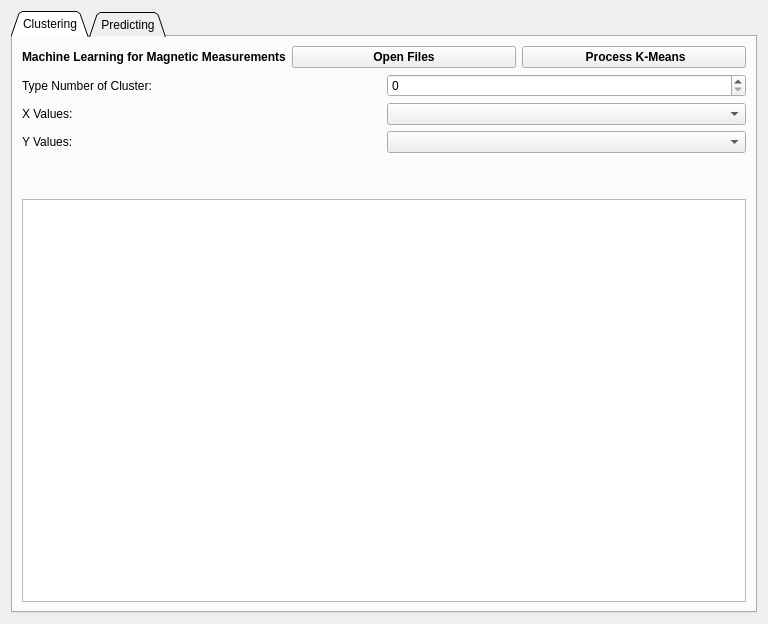
<?xml version="1.0" encoding="UTF-8"?>
<ui version="4.0">
 <class>Machine_Learn_Interface</class>
 <widget class="QWidget" name="Machine_Learn_Interface">
  <property name="geometry">
   <rect>
    <x>0</x>
    <y>0</y>
    <width>768</width>
    <height>624</height>
   </rect>
  </property>
  <property name="sizePolicy">
   <sizepolicy hsizetype="Preferred" vsizetype="Preferred">
    <horstretch>0</horstretch>
    <verstretch>0</verstretch>
   </sizepolicy>
  </property>
  <property name="windowTitle">
   <string>Machine Learn Interface</string>
  </property>
  <property name="windowIcon">
   <iconset resource="resouce_ml.qrc">
    <normaloff>:/images/resource/cropped-Brain-Tool-Icon-2.png</normaloff>:/images/resource/cropped-Brain-Tool-Icon-2.png</iconset>
  </property>
  <layout class="QGridLayout" name="gridLayout_2">
   <item row="1" column="0">
    <widget class="QTabWidget" name="tabWidget">
     <property name="tabShape">
      <enum>QTabWidget::Triangular</enum>
     </property>
     <property name="currentIndex">
      <number>0</number>
     </property>
     <widget class="QWidget" name="Tab">
      <attribute name="title">
       <string>Clustering</string>
      </attribute>
      <layout class="QVBoxLayout" name="verticalLayout_3">
       <item>
        <layout class="QVBoxLayout" name="verticalLayout_2">
         <item>
          <layout class="QVBoxLayout" name="verticalLayout">
           <item>
            <layout class="QHBoxLayout" name="horizontalLayout_2">
             <item>
              <widget class="QLabel" name="label">
               <property name="font">
                <font>
                 <pointsize>9</pointsize>
                 <weight>75</weight>
                 <italic>false</italic>
                 <bold>true</bold>
                </font>
               </property>
               <property name="text">
                <string>Machine Learning for Magnetic Measurements</string>
               </property>
              </widget>
             </item>
             <item>
              <widget class="QPushButton" name="pb_openfiles">
               <property name="font">
                <font>
                 <weight>75</weight>
                 <bold>true</bold>
                </font>
               </property>
               <property name="text">
                <string>Open Files</string>
               </property>
               <property name="icon">
                <iconset resource="resouce_ml.qrc">
                 <normaloff>:/images/resource/file_add.png</normaloff>:/images/resource/file_add.png</iconset>
               </property>
              </widget>
             </item>
             <item>
              <widget class="QPushButton" name="pb_kmeans">
               <property name="font">
                <font>
                 <weight>75</weight>
                 <bold>true</bold>
                </font>
               </property>
               <property name="text">
                <string> Process K-Means</string>
               </property>
               <property name="icon">
                <iconset resource="resouce_ml.qrc">
                 <normaloff>:/images/resource/cluster.png</normaloff>:/images/resource/cluster.png</iconset>
               </property>
              </widget>
             </item>
            </layout>
           </item>
           <item>
            <layout class="QHBoxLayout" name="horizontalLayout">
             <item>
              <widget class="QLabel" name="label_2">
               <property name="text">
                <string>Type Number of Cluster:</string>
               </property>
              </widget>
             </item>
             <item>
              <widget class="QSpinBox" name="sb_cluster_number"/>
             </item>
            </layout>
           </item>
          </layout>
         </item>
         <item>
          <layout class="QGridLayout" name="gridLayout">
           <item row="0" column="1">
            <widget class="QComboBox" name="cb_x_values"/>
           </item>
           <item row="0" column="0">
            <widget class="QLabel" name="label_3">
             <property name="text">
              <string>X Values:</string>
             </property>
            </widget>
           </item>
           <item row="1" column="1">
            <widget class="QComboBox" name="cb_y_values"/>
           </item>
           <item row="1" column="0">
            <widget class="QLabel" name="label_4">
             <property name="text">
              <string>Y Values:</string>
             </property>
            </widget>
           </item>
           <item row="2" column="1">
            <spacer name="verticalSpacer">
             <property name="orientation">
              <enum>Qt::Vertical</enum>
             </property>
             <property name="sizeType">
              <enum>QSizePolicy::Minimum</enum>
             </property>
             <property name="sizeHint" stdset="0">
              <size>
               <width>20</width>
               <height>40</height>
              </size>
             </property>
            </spacer>
           </item>
          </layout>
         </item>
         <item>
          <widget class="matplotlibWidget" name="graphicsView"/>
         </item>
        </layout>
       </item>
      </layout>
     </widget>
     <widget class="QWidget" name="tab_2">
      <attribute name="title">
       <string>Predicting</string>
      </attribute>
     </widget>
    </widget>
   </item>
  </layout>
 </widget>
 <customwidgets>
  <customwidget>
   <class>matplotlibWidget</class>
   <extends>QGraphicsView</extends>
   <header>PlotGUI</header>
  </customwidget>
 </customwidgets>
 <resources>
  <include location="resouce_ml.qrc"/>
 </resources>
 <connections/>
</ui>
